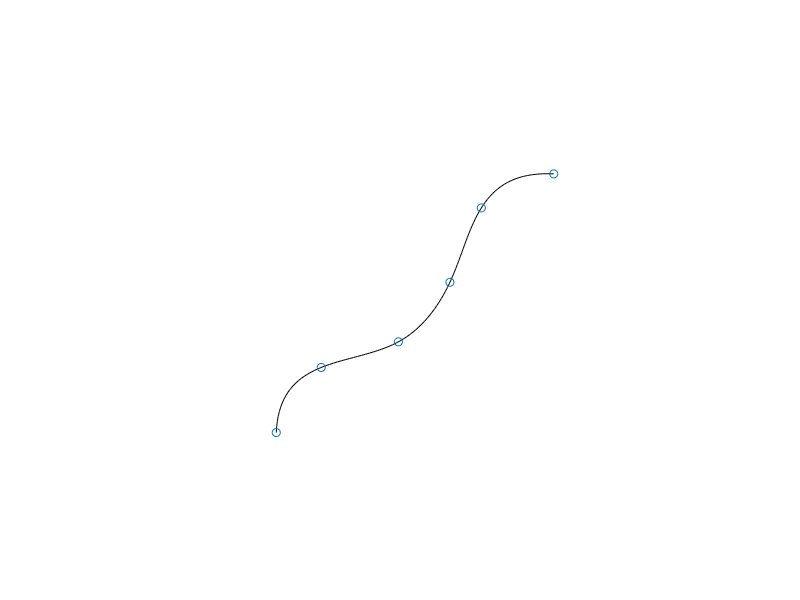

Reproduce this figure in MATLAB.
clear all
load snakecoord

s = 1:6;
se = linspace(1,6,100)

noT = [40 80 120 160];

xs=0
xe=1
ys=-0.2
ye=1

for ti=1:noT
    hold off;
    gx =interp1(s,xsnake(ti,:),se,'spline');
    gy =interp1(s,ysnake(ti,:),se,'spline');
    px = xsnake(ti,:);
    py = ysnake(ti,:);
    plot(gy,gx,'k');
    hold on
    plot(py,px,'o')
    axis('image');
    axis([xs xe ys ye]);
    axis('off');
    MV(ti)=getframe;
end
movie(MV);
